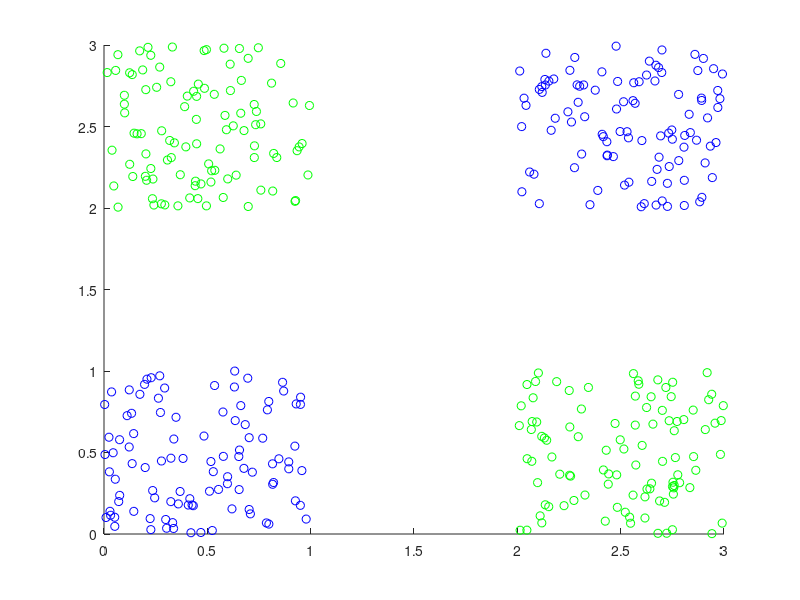

Reproduce this figure in MATLAB.
clc
clear all
close all

%%%%%%%%%%%%%%%%%%%%%%%%%%%%%%%%%%%%%%%%%%%%%%%%%
dist=2

c1_d=rand(2,100);
c1_u=rand(2,100)+dist;


c2_u=rand(2,100)+dist*([1 0;0 0]*ones(2,100));
c2_d=rand(2,100)+dist*([0 0;0 1]*ones(2,100));

scatter(c1_d(1,:),c1_d(2,:),'b')
hold
scatter(c2_d(1,:),c2_d(2,:),'g')
scatter(c1_u(1,:),c1_u(2,:),'b')
scatter(c2_u(1,:),c2_u(2,:),'g')


d_c1=1;
d_c2=-1;

%%%%%%%%%%%%%%%%%%%%%%%%%%%%%%%%%%%%%%%%%%%%%%%%%
epochs=25;
n=0.01;

%w for layer counted form endest layer
w1=rand(2,2);
w2=rand(2,1);
b=0.02

a=1;

for cnt=1:epochs
   for sample=1:length(c1_d)
       %%%%%%%%%%%%%%%%%%%%%%%%%%%%%%%%%%%%%%%%%%%
       d=d_c1;
       
       y1=c1_d(:,sample);
       v2=w1'*y1;
       y2=tanh(a*v2);
       
       v3=w2'*y2+b;
       y3=tanh(a*v3);
       
       o=y3;
       
       en=(d-o);
       c2=a*en*(-1+o)*(1+o);
       w2=w2-(c2*(y2')*n)';
       
       c1=w2*c2;
       w1=w1-(c1*(y1')*n)';
    
       
       %%%%%%%%%%%%%%%%%%%%%%%%%%%%%%%%%%%%%%%%%%%
       d=d_c1;
       y1=c1_u(:,sample);
       v2=w1'*y1;
       y2=tanh(a*v2);
       
       v3=w2'*y2+b;
       y3=tanh(a*v3);
       
       o=y3;
       
       en=(d-o);
       c2=en*a*(-1+o)*(1+o);
       w2=w2-(c2*(y2')*n)';
       
       c1=w2*c2;
       w1=w1-(c1*(y1')*n)';
       
       
       %%%%%%%%%%%%%%%%%%%%%%%%%%%%%%%%%%%%%%%%%%%
       d=d_c2;
       y1=c2_d(:,sample);
       v2=w1'*y1;
       y2=tanh(a*v2);
       
       v3=w2'*y2+b;
       y3=tanh(a*v3);
       
       o=y3;
       
       en=(d-o);
       c2=en*a*(-1+o)*(1+o);
       w2=w2-(c2*(y2')*n)';
            
       c1=w2*c2;
       w1=w1-(c1*(y1')*n)';
       %%%%%%%%%%%%%%%%%%%%%%%%%%%%%%%%%%%%%%%%%%%
       d=d_c2;
       y1=c2_d(:,sample);
       v2=w1'*y1;
       y2=tanh(a*v2);
       
       v3=w2'*y2+b;
       y3=tanh(a*v3);
       
       o=y3;
       
       en=(d-o);
       c2=en*a*(-1+o)*(1+o);
       w2=w2-(c2*(y2')*n)';
       c1=w2*c2;
       w1=w1-(c1*(y1')*n)';
       
       
       %%%%%%%%%%%%%%%%%%%%%%%%%%%%%%%%%%%%%%%%%%%
   end
end

%%%%%%%%%%%%%%%%%%%%%%%%%%%%%%%%%%%%%%%%%%%%%%%%%%%%%%%%%%%%%%%%%%%%%%%%%%%

c1_verfiy=0;
c2_verfiy=0;

c1_df=rand(2,100);
c1_uf=rand(2,100)+dist;


c2_uf=rand(2,100)+dist*([1 0;0 0]*ones(2,100));
c2_df=rand(2,100)+dist*([0 0;0 1]*ones(2,100));

for sample=1:length(c1_df)
       %%%%%%%%%%%%%%%%%%%%%%%%%%%%%%%%%%%%%%%%%%%
       d=d_c1;
       
       y1=c1_df(:,sample);
       v2=w1'*y1;
       y2=tanh(a*v2);
       
       v3=w2'*y2+b;
       y3=tanh(a*v3);
       
       o=sign(y3);
       if(o==d)
           c1_verfiy=c1_verfiy+1;
       end
       
       %%%%%%%%%%%%%%%%%%%%%%%%%%%%%%%%%%%%%%%%%%%
       d=d_c1;
       y1=c1_uf(:,sample);
       v2=w1'*y1;
       y2=tanh(a*v2);
       
       v3=w2'*y2+b;
       y3=tanh(a*v3);
       
       o=sign(y3);
       if(o==d)
           c1_verfiy=c1_verfiy+1;
       end
       
       %%%%%%%%%%%%%%%%%%%%%%%%%%%%%%%%%%%%%%%%%%%
       d=d_c2;
       y1=c2_df(:,sample);
       v2=w1'*y1;
       y2=tanh(a*v2);
       
       v3=w2'*y2+b;
       y3=tanh(a*v3);
       
       o=sign(y3);
       if(o==d)
           c2_verfiy=c2_verfiy+1;
       end

       %%%%%%%%%%%%%%%%%%%%%%%%%%%%%%%%%%%%%%%%%%%
       d=d_c2;
       y1=c2_df(:,sample);
       v2=w1'*y1;
       y2=tanh(a*v2);
       
       v3=w2'*y2+b;
       y3=tanh(a*v3);
       
       o=sign(y3);
       if(o==d)
           c2_verfiy=c2_verfiy+1;
       end
 
       %%%%%%%%%%%%%%%%%%%%%%%%%%%%%%%%%%%%%%%%%%%
end

%%%%%%%%%%%%%%%%%%%%%%%%%%%%%%%%%%%%%%%%%%%%%%%%%%%%%%%%%%%%%%%%%%%%%%%%%%%
%in this one we dont use activation function
y1=c1_d(:,5);
v2=w1'*y1;
y2=tanh(a*v2);
       
v3=w2'*y2;
y3=tanh(a*v3);
o=y3
       

y1=c2_d(:,5);
v2=w1'*y1;
y2=tanh(a*v2);
       
v3=w2'*y2;
y3=tanh(a*v3);
o=y3
